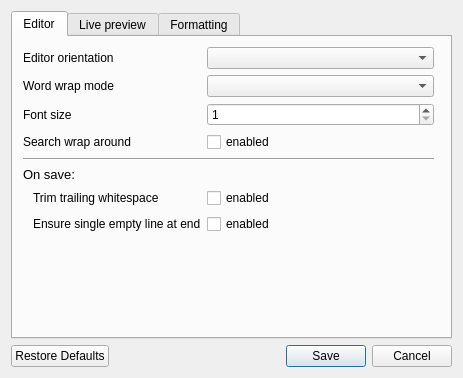
<?xml version="1.0" encoding="UTF-8"?>
<ui version="4.0">
 <class>RstPad::SettingsDlg</class>
 <widget class="QDialog" name="RstPad::SettingsDlg">
  <property name="windowModality">
   <enum>Qt::WindowModal</enum>
  </property>
  <property name="geometry">
   <rect>
    <x>0</x>
    <y>0</y>
    <width>463</width>
    <height>378</height>
   </rect>
  </property>
  <property name="sizePolicy">
   <sizepolicy hsizetype="Preferred" vsizetype="Preferred">
    <horstretch>0</horstretch>
    <verstretch>0</verstretch>
   </sizepolicy>
  </property>
  <property name="windowTitle">
   <string>Settings</string>
  </property>
  <property name="modal">
   <bool>true</bool>
  </property>
  <layout class="QVBoxLayout" name="verticalLayout">
   <item>
    <widget class="QTabWidget" name="Tabs">
     <property name="currentIndex">
      <number>0</number>
     </property>
     <widget class="QWidget" name="EditorTab">
      <attribute name="title">
       <string>Editor</string>
      </attribute>
      <widget class="QWidget" name="layoutWidget">
       <property name="geometry">
        <rect>
         <x>0</x>
         <y>0</y>
         <width>431</width>
         <height>351</height>
        </rect>
       </property>
       <layout class="QFormLayout" name="EditorTabLayout">
        <property name="sizeConstraint">
         <enum>QLayout::SetMaximumSize</enum>
        </property>
        <property name="leftMargin">
         <number>10</number>
        </property>
        <property name="topMargin">
         <number>10</number>
        </property>
        <property name="rightMargin">
         <number>10</number>
        </property>
        <property name="bottomMargin">
         <number>10</number>
        </property>
        <item row="0" column="0">
         <widget class="QLabel" name="OrientationLabel">
          <property name="text">
           <string>Editor orientation</string>
          </property>
         </widget>
        </item>
        <item row="0" column="1">
         <widget class="QComboBox" name="Orientation">
          <property name="enabled">
           <bool>true</bool>
          </property>
         </widget>
        </item>
        <item row="1" column="0">
         <widget class="QLabel" name="WordWrapModeLabel">
          <property name="text">
           <string>Word wrap mode</string>
          </property>
         </widget>
        </item>
        <item row="1" column="1">
         <widget class="QComboBox" name="WordWrapMode"/>
        </item>
        <item row="2" column="0">
         <widget class="QLabel" name="FontSizeLabel">
          <property name="text">
           <string>Font size</string>
          </property>
         </widget>
        </item>
        <item row="2" column="1">
         <widget class="QSpinBox" name="FontSize">
          <property name="minimum">
           <number>1</number>
          </property>
          <property name="maximum">
           <number>100</number>
          </property>
         </widget>
        </item>
        <item row="4" column="0">
         <widget class="QLabel" name="SearchWrapAroundLabel">
          <property name="text">
           <string>Search wrap around</string>
          </property>
         </widget>
        </item>
        <item row="4" column="1">
         <widget class="QCheckBox" name="SearchWrapAround">
          <property name="text">
           <string>enabled</string>
          </property>
         </widget>
        </item>
        <item row="6" column="0" colspan="2">
         <widget class="Line" name="OnSaveSeparator">
          <property name="minimumSize">
           <size>
            <width>0</width>
            <height>0</height>
           </size>
          </property>
          <property name="orientation">
           <enum>Qt::Horizontal</enum>
          </property>
         </widget>
        </item>
        <item row="7" column="0" colspan="2">
         <widget class="QLabel" name="OnSaveLabel">
          <property name="font">
           <font>
            <pointsize>10</pointsize>
            <weight>50</weight>
            <bold>false</bold>
            <underline>false</underline>
           </font>
          </property>
          <property name="text">
           <string>On save:</string>
          </property>
          <property name="alignment">
           <set>Qt::AlignLeading|Qt::AlignLeft|Qt::AlignVCenter</set>
          </property>
         </widget>
        </item>
        <item row="8" column="0">
         <widget class="QLabel" name="TrimTrailingWhitespaceOnSaveLabel">
          <property name="text">
           <string>Trim trailing whitespace</string>
          </property>
          <property name="indent">
           <number>10</number>
          </property>
         </widget>
        </item>
        <item row="8" column="1">
         <widget class="QCheckBox" name="TrimTrailingWhitespaceOnSave">
          <property name="text">
           <string>enabled</string>
          </property>
         </widget>
        </item>
        <item row="9" column="0">
         <widget class="QLabel" name="EnsureSingleEmptyLineAtEndOnSaveLabel">
          <property name="text">
           <string>Ensure single empty line at end</string>
          </property>
          <property name="indent">
           <number>10</number>
          </property>
         </widget>
        </item>
        <item row="9" column="1">
         <widget class="QCheckBox" name="EnsureSingleEmptyLineAtEndOnSave">
          <property name="text">
           <string>enabled</string>
          </property>
         </widget>
        </item>
       </layout>
      </widget>
     </widget>
     <widget class="QWidget" name="PreviewTab">
      <attribute name="title">
       <string>Live preview</string>
      </attribute>
      <widget class="QWidget" name="formLayoutWidget_2">
       <property name="geometry">
        <rect>
         <x>0</x>
         <y>0</y>
         <width>441</width>
         <height>351</height>
        </rect>
       </property>
       <layout class="QFormLayout" name="PreviewTabLayout">
        <property name="sizeConstraint">
         <enum>QLayout::SetMaximumSize</enum>
        </property>
        <property name="fieldGrowthPolicy">
         <enum>QFormLayout::AllNonFixedFieldsGrow</enum>
        </property>
        <property name="leftMargin">
         <number>10</number>
        </property>
        <property name="topMargin">
         <number>10</number>
        </property>
        <property name="rightMargin">
         <number>10</number>
        </property>
        <property name="bottomMargin">
         <number>10</number>
        </property>
        <item row="0" column="0">
         <widget class="QLabel" name="PreviewZoomFactorLabel">
          <property name="text">
           <string>Preview zoom factor</string>
          </property>
         </widget>
        </item>
        <item row="0" column="1">
         <widget class="QDoubleSpinBox" name="PreviewZoomFactor">
          <property name="minimum">
           <double>0.250000000000000</double>
          </property>
          <property name="maximum">
           <double>5.000000000000000</double>
          </property>
          <property name="singleStep">
           <double>0.100000000000000</double>
          </property>
         </widget>
        </item>
        <item row="1" column="0">
         <widget class="QLabel" name="AutoscrollModeLabel">
          <property name="text">
           <string>Autoscroll mode</string>
          </property>
         </widget>
        </item>
        <item row="1" column="1">
         <widget class="QComboBox" name="AutoscrollMode"/>
        </item>
        <item row="2" column="0" colspan="2">
         <widget class="Line" name="PreviewAdvancedSeparator">
          <property name="minimumSize">
           <size>
            <width>0</width>
            <height>0</height>
           </size>
          </property>
          <property name="orientation">
           <enum>Qt::Horizontal</enum>
          </property>
         </widget>
        </item>
        <item row="3" column="0" colspan="2">
         <widget class="QLabel" name="OnSaveLabel_2">
          <property name="font">
           <font>
            <pointsize>10</pointsize>
            <weight>50</weight>
            <bold>false</bold>
            <underline>false</underline>
           </font>
          </property>
          <property name="text">
           <string>Advanced:</string>
          </property>
          <property name="alignment">
           <set>Qt::AlignLeading|Qt::AlignLeft|Qt::AlignVCenter</set>
          </property>
         </widget>
        </item>
        <item row="4" column="0">
         <widget class="QLabel" name="AutoscrollWaitDelayLabel">
          <property name="text">
           <string>Autoscroll wait delay (ms)</string>
          </property>
          <property name="indent">
           <number>10</number>
          </property>
         </widget>
        </item>
        <item row="4" column="1">
         <widget class="QSpinBox" name="AutoscrollWaitDelay">
          <property name="minimum">
           <number>100</number>
          </property>
          <property name="maximum">
           <number>2000</number>
          </property>
         </widget>
        </item>
        <item row="5" column="0">
         <widget class="QLabel" name="RstRendererDelayLabel">
          <property name="text">
           <string>RST renderer delay (ms)</string>
          </property>
          <property name="indent">
           <number>10</number>
          </property>
         </widget>
        </item>
        <item row="5" column="1">
         <widget class="QSpinBox" name="RstRendererDelay">
          <property name="minimum">
           <number>100</number>
          </property>
          <property name="maximum">
           <number>2000</number>
          </property>
         </widget>
        </item>
       </layout>
      </widget>
     </widget>
     <widget class="QWidget" name="FormattingTab">
      <attribute name="title">
       <string>Formatting</string>
      </attribute>
      <widget class="QWidget" name="layoutWidget_2">
       <property name="geometry">
        <rect>
         <x>0</x>
         <y>0</y>
         <width>431</width>
         <height>375</height>
        </rect>
       </property>
       <layout class="QFormLayout" name="FormattingTabLayout">
        <property name="sizeConstraint">
         <enum>QLayout::SetMaximumSize</enum>
        </property>
        <property name="leftMargin">
         <number>10</number>
        </property>
        <property name="topMargin">
         <number>10</number>
        </property>
        <property name="rightMargin">
         <number>10</number>
        </property>
        <property name="bottomMargin">
         <number>10</number>
        </property>
        <item row="0" column="0">
         <widget class="QLabel" name="IndentSizeLabel">
          <property name="text">
           <string>Indent size (spaces)</string>
          </property>
         </widget>
        </item>
        <item row="0" column="1">
         <widget class="QSpinBox" name="IndentSize">
          <property name="minimum">
           <number>1</number>
          </property>
          <property name="maximum">
           <number>32</number>
          </property>
          <property name="singleStep">
           <number>1</number>
          </property>
         </widget>
        </item>
        <item row="2" column="0">
         <widget class="QLabel" name="HrSymbolLabel">
          <property name="text">
           <string>Horizontal rule symbol</string>
          </property>
         </widget>
        </item>
        <item row="2" column="1">
         <widget class="QLineEdit" name="HrSymbol">
          <property name="maxLength">
           <number>1</number>
          </property>
         </widget>
        </item>
        <item row="3" column="0">
         <widget class="QLabel" name="HrWidthLabel">
          <property name="text">
           <string>Horizontal rule width</string>
          </property>
         </widget>
        </item>
        <item row="3" column="1">
         <widget class="QSpinBox" name="HrWidth">
          <property name="minimum">
           <number>4</number>
          </property>
          <property name="maximum">
           <number>100</number>
          </property>
         </widget>
        </item>
        <item row="4" column="0">
         <widget class="QLabel" name="HeadingsLabel">
          <property name="text">
           <string>Headings</string>
          </property>
         </widget>
        </item>
        <item row="4" column="1">
         <widget class="QTableWidget" name="Headings">
          <property name="enabled">
           <bool>true</bool>
          </property>
          <property name="sizePolicy">
           <sizepolicy hsizetype="Expanding" vsizetype="MinimumExpanding">
            <horstretch>0</horstretch>
            <verstretch>0</verstretch>
           </sizepolicy>
          </property>
          <property name="styleSheet">
           <string notr="true">QLineEdit {border: none; padding: 3px;}
QCheckBox {margin: 0 3px;}</string>
          </property>
          <property name="verticalScrollBarPolicy">
           <enum>Qt::ScrollBarAlwaysOff</enum>
          </property>
          <property name="horizontalScrollBarPolicy">
           <enum>Qt::ScrollBarAlwaysOff</enum>
          </property>
          <property name="sizeAdjustPolicy">
           <enum>QAbstractScrollArea::AdjustToContents</enum>
          </property>
          <property name="showDropIndicator" stdset="0">
           <bool>false</bool>
          </property>
          <property name="selectionMode">
           <enum>QAbstractItemView::NoSelection</enum>
          </property>
          <property name="cornerButtonEnabled">
           <bool>false</bool>
          </property>
          <property name="rowCount">
           <number>6</number>
          </property>
          <property name="columnCount">
           <number>2</number>
          </property>
          <attribute name="horizontalHeaderCascadingSectionResizes">
           <bool>false</bool>
          </attribute>
          <attribute name="horizontalHeaderDefaultSectionSize">
           <number>60</number>
          </attribute>
          <attribute name="horizontalHeaderHighlightSections">
           <bool>false</bool>
          </attribute>
          <attribute name="horizontalHeaderShowSortIndicator" stdset="0">
           <bool>false</bool>
          </attribute>
          <attribute name="horizontalHeaderStretchLastSection">
           <bool>false</bool>
          </attribute>
          <attribute name="verticalHeaderShowSortIndicator" stdset="0">
           <bool>false</bool>
          </attribute>
          <row/>
          <row/>
          <row/>
          <row/>
          <row/>
          <row/>
          <column>
           <property name="text">
            <string>Symbol</string>
           </property>
          </column>
          <column>
           <property name="text">
            <string>Overline</string>
           </property>
          </column>
         </widget>
        </item>
       </layout>
      </widget>
     </widget>
    </widget>
   </item>
   <item>
    <widget class="QDialogButtonBox" name="ButtonBox">
     <property name="orientation">
      <enum>Qt::Horizontal</enum>
     </property>
     <property name="standardButtons">
      <set>QDialogButtonBox::Cancel|QDialogButtonBox::RestoreDefaults|QDialogButtonBox::Save</set>
     </property>
    </widget>
   </item>
  </layout>
 </widget>
 <resources/>
 <connections>
  <connection>
   <sender>ButtonBox</sender>
   <signal>accepted()</signal>
   <receiver>RstPad::SettingsDlg</receiver>
   <slot>accept()</slot>
   <hints>
    <hint type="sourcelabel">
     <x>182</x>
     <y>343</y>
    </hint>
    <hint type="destinationlabel">
     <x>182</x>
     <y>181</y>
    </hint>
   </hints>
  </connection>
  <connection>
   <sender>ButtonBox</sender>
   <signal>rejected()</signal>
   <receiver>RstPad::SettingsDlg</receiver>
   <slot>reject()</slot>
   <hints>
    <hint type="sourcelabel">
     <x>182</x>
     <y>343</y>
    </hint>
    <hint type="destinationlabel">
     <x>182</x>
     <y>181</y>
    </hint>
   </hints>
  </connection>
 </connections>
</ui>
